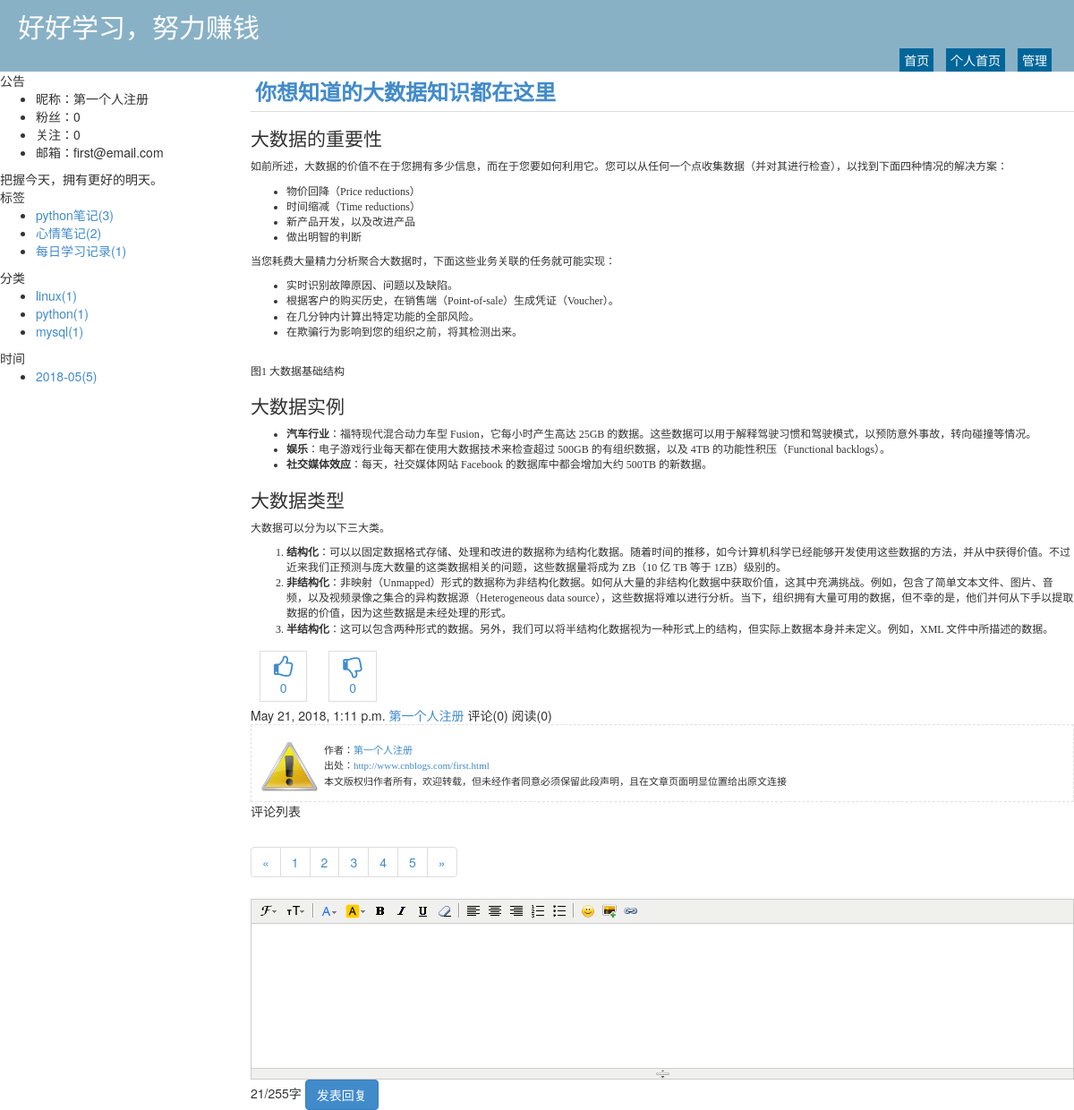
The page /first/15.html on the database its author committed.
### repository/models.py (models this page shows, shortened)
class Blog(models.Model):
    nid = models.BigAutoField(primary_key=True)
    title = models.CharField(max_length=32,verbose_name='个人博客标题')
    site = models.CharField(max_length=32,unique=True,verbose_name='个人博客前缀')
    theme = models.CharField(max_length=32,verbose_name='博客主题')
    user = models.OneToOneField(to='UserInfo',on_delete=models.CASCADE)

class UserInfo(models.Model):
    nid = models.BigAutoField(primary_key=True)
    username = models.CharField(max_length=32,unique=True,verbose_name='用户名')
    password = models.CharField(max_length=64,verbose_name='密码')
    nickname = models.CharField(max_length=32,verbose_name='昵称')
    email = models.EmailField(unique=True,verbose_name='邮箱')
    avatar = models.ImageField(verbose_name='头像')
    create_time = models.DateTimeField(auto_now_add=True,verbose_name='创建时间')
    fans = models.ManyToManyField(to='UserInfo',through='UserFans',
                related_name='f',through_fields=('user','follower'),
                verbose_name='粉丝')
    class Meta:
        verbose_name_plural = '用户表'

class Tag(models.Model):
    nid = models.AutoField(primary_key=True)
    title = models.CharField(verbose_name='标签名称', max_length=32)
    blog = models.ForeignKey(verbose_name='所属博客', to='Blog', to_field='nid',on_delete=models.CASCADE)

class Category(models.Model):
    nid = models.AutoField(primary_key=True)
    title = models.CharField(max_length=32,verbose_name='分类标题')
    blog = models.ForeignKey(to='Blog',on_delete=models.CASCADE,verbose_name='所属博客')

class Article(models.Model):
    nid = models.BigAutoField(primary_key=True)
    title = models.CharField(verbose_name='文章标题', max_length=128)
    summary = models.CharField(verbose_name='文章简介', max_length=255)
    read_count = models.IntegerField(default=0)
    comment_count = models.IntegerField(default=0)
    up_count = models.IntegerField(default=0)
    down_count = models.IntegerField(default=0)
    create_time = models.DateTimeField(verbose_name='创建时间', auto_now_add=True)
    blog = models.ForeignKey(verbose_name='所属博客', to='Blog', to_field='nid',on_delete=models.CASCADE)
    category = models.ForeignKey(verbose_name='文章类型', to='Category', to_field='nid', null=True,on_delete=models.CASCADE)
    type_choices = [
        (1, "Python"),
        (2, "Linux"),
        (3, "OpenStack"),
        (4, "GoLang"),
    ]
    article_type_id = models.IntegerField(choices=type_choices, default=None)
    tags = models.ManyToManyField(
        to="Tag",
        through='Article2Tag',
        through_fields=('article', 'tag'),
    )

### web/views/home.py (the view)
# urls.py: re_path('(?P<site>\w+)/(?P<nid>\d+).html',home.detail),
def detail(request,site,nid):
    blog = models.Blog.objects.filter(site=site).select_related('user').first()
    tag_list = models.Tag.objects.filter(blog=blog)
    category_list = models.Category.objects.filter(blog=blog)
    date_list = models.Article.objects.filter(blog=blog).raw(
        'select nid,count(nid) as num , strftime("%Y-%m",create_time) as ctime from repository_article group by strftime("%Y-%m",create_time)')
    article = models.Article.objects.filter(blog=blog,nid=nid).first()
    content = models.Article.objects.filter(blog=blog,nid=nid).values_list('articledetail__content').first()
    return render(request,'home_detail.html',
                  {'tag_list':tag_list,'nid':nid,'blog':blog,
                 'category_list':category_list,'date_list':date_list,
                 'article':article,'content':content})

### templates/home_detail.html (shortened to what this page needs)
{% extends 'home_layout.html' %}
{% block css %}
    <link rel="stylesheet" href="/static/plugins/kindeditor/themes/default/default.css"/>
{% endblock %}
{% block content %}
    <div class="art-title">
        <a>{{ article.title }}</a>
    </div>
    <div class="art-content">
        {{ content.0|safe }}
    </div>
    <div class="art-recommend clearfix">
        <div class="recommend">
            <a href="#" class="up"
               style="margin: 5px 10px;display: inline-block;padding: 5px 15px;border: 1px solid #dddddd;text-align: center;">
                <i class="fa fa-thumbs-o-up fa-3" aria-hidden="true" style="font-size: 25px"></i>
                <div>{{ article.up_count }}</div>
            </a>
            <a href="#" class="down"
               style="margin: 5px 30px 5px 10px;display: inline-block;padding: 5px 15px;border: 1px solid #dddddd;text-align: center;">
                <i class="fa fa-thumbs-o-down fa-3" aria-hidden="true" style="font-size: 25px"></i>
                <div>{{ article.down_count }}</div>
            </a>
        </div>
    </div>
    <div class="art-tips clearfix">
        <div class="tips">
            <span class="ctime">{{ article.create_time }}</span>
            <a class="author">{{ blog.user.nickname }}</a>
            <span class="comment-count">评论({{ article.comment_count }})</span>
            <span class="read-count">阅读({{ article.read_count }})</span>
        </div>
    </div>
    <div id="AllanboltSignature">
        <div style="border-bottom: #e0e0e0 1px dashed; border-left: #e0e0e0 1px dashed; padding: 10px; font-family: 微软雅黑; font-size: 11px; border-top: #e0e0e0 1px dashed; border-right: #e0e0e0 1px dashed; "
             id="PSignature">
            <div style="float:left;width:70px;">
                <img src="/static/imgs/o_Warning.png" style="width:65px;height:65px">
            </div>
            <div style="float:left;padding-top:10px;">
                <div style="padding: 1px">作者：<a href="http://localhost:8000/{{ blog.site }}.html"
                                                target="_blank">{{ blog.user.nickname }}</a></div>
                <div style="padding: 1px">出处：<a href="http://localhost:8000/{{ blog.site }}.html" target="_blank">http://www.cnblogs.com/{{ blog.site }}.html</a>
                </div>
                <div style="padding: 1px">本文版权归作者所有，欢迎转载，但未经作者同意必须保留此段声明，且在文章页面明显位置给出原文连接</div>
            </div>
        </div>
    </div>
    <div class="art-comment">
        <div class="comment-title">
            评论列表
        </div>
        <div class="comment-list">
        </div>
        <div class="comment-list-pager">
            <ul class="pagination">
                <li><a href="#">&laquo;</a></li>
                <li><a href="#">1</a></li>
                <li><a href="#">2</a></li>
                <li><a href="#">3</a></li>
                <li><a href="#">4</a></li>
                <li><a href="#">5</a></li>
                <li><a href="#">&raquo;</a></li>
            </ul>
        </div>
        <div class="comment-area">
            <div class="reply-area" style="position: relative;">
            </div>
            <div>
                <div class="reply-btn">
                    <span><span>21</span>/255字</span>
                    <a class="btn btn-primary">发表回复</a>
                </div>
            </div>
        </div>
    </div>
{% endblock %}

### templates/home_layout.html (shortened to what this page needs)
<!DOCTYPE html>
<html>
<head lang="en">
    <link rel="stylesheet" href="/static/plugins/bootstrap/css/bootstrap.css"/>
    <link rel="stylesheet" href="/static/plugins/font-awesome/css/font-awesome.css"/>
    <link rel="stylesheet" href="/static/css/edmure.css"/>
    <link rel="stylesheet" href="/static/css/commons.css"/>
    <link rel="stylesheet" href="/static/css/row-avatar.css"/>
    <link rel="stylesheet" href="/static/css/theme/default.css"/>
    {% block css %}{% endblock %}
</head>
<body>
<div class="pg-header">
    <div class="title">{{ blog.title }}</div>
    <div class="menu-list">
        <a class="menu-item" href="/">首页</a>
        <a class="menu-item" href="/{{ blog.site }}.html">个人首页</a>
        <a class="menu-item" href="/backend/index.html">管理</a>
    </div>
</div>
<div class="pg-body">
    <div class="body-menu">
        <div class="notice">
            <div class="notice-header">公告</div>
            <div class="notice-body">
                <ul>
                    <li>昵称：{{ blog.user.nickname }}</li>
                    <li>粉丝：{{ blog.user.fans.count }}</li>
                    <li>关注：{{ blog.user.f.count }}</li>
                    <li>邮箱：{{ blog.user.email }}</li>
                </ul>
                <div class="memo">
                    把握今天，拥有更好的明天。
                </div>
            </div>
        </div>
        <div class="tags">
            <div class="tags-header">标签</div>
            <div class="tags-body">
                <ul>
                    {% for tag in tag_list %}
                        <li><a href="/{{ blog.site }}/tag/{{ tag.nid }}.html">{{ tag.title }}({{ tag.article_set.count }})</a></li>
                    {% endfor %}
                </ul>
            </div>
        </div>
        <div class="types">
            <div class="types-header">分类</div>
            <div class="types-body">
                <ul>
                    {% for tag in category_list %}
                        <li><a href="/{{ blog.site }}/category/{{ tag.nid }}.html">{{ tag.title }}({{ tag.article_set.count }})</a></li>
                    {% endfor %}
                </ul>
            </div>
        </div>
        <div class="dates">
            <div class="dates-header">时间</div>
            <div class="dates-body">
                <ul>
                    {% for tag in date_list %}
                        <li><a href="/{{ blog.site }}/date/{{ tag.ctime }}.html">{{ tag.ctime}}({{ tag.num}})</a></li>
                    {% endfor %}
                </ul>
            </div>
        </div>
    </div>
    <div class="body-content">
        {% block content %}{% endblock %}
    </div>
</div>
</body>
</html>

### static/css/commons.css (style rules this page uses)
img { border: 0; }

### static/css/theme/default.css (style rules this page uses)
.pg-header { height: 80px; background-color: #89b1c6; position: relative; color: #ffffff; }
.pg-header .title { font-size: 30px; line-height: 60px; margin-left: 20px; }
.pg-header .menu-list { position: absolute; bottom: 0; right: 20px; }
.pg-header .menu-list a { color: #ffffff; display: inline-block; padding: 3px 5px; margin: 0 5px; background-color: #006699; }
.pg-body { min-width: 980px; position: relative; }
.pg-body .body-menu { position: absolute; left: 0; width: 280px; }
.pg-body .body-content { position: absolute; right: 0; left: 280px; overflow: scroll; }
.pg-body .body-content .art-title { font-size: 24px; font-weight: bold; border-bottom: 1px solid #dddddd; padding: 5px; }
.pg-body .body-content .art-content { font-size: 12px; }
.pg-body .body-content .art-comment .comment-list { padding: 5px; }

### rows shown on the page
Blog: title "好好学习，努力赚钱", user.nickname "第一个人注册", user.fans.count "0", user.f.count "0", user.email "first@email.com", site "first"
Tag: title "python笔记", article_set.count "3"
Tag: title "心情笔记", article_set.count "2"
Tag: title "每日学习记录", article_set.count "1"
Category: title "linux", article_set.count "1"
Category: title "python", article_set.count "1"
Category: title "mysql", article_set.count "1"
Article: ctime "2018-05", num "5"
Article: title "你想知道的大数据知识都在这里", up_count "0", down_count "0", create_time "May 21, 2018, 1:11 p.m.", comment_count "0", read_count "0"
